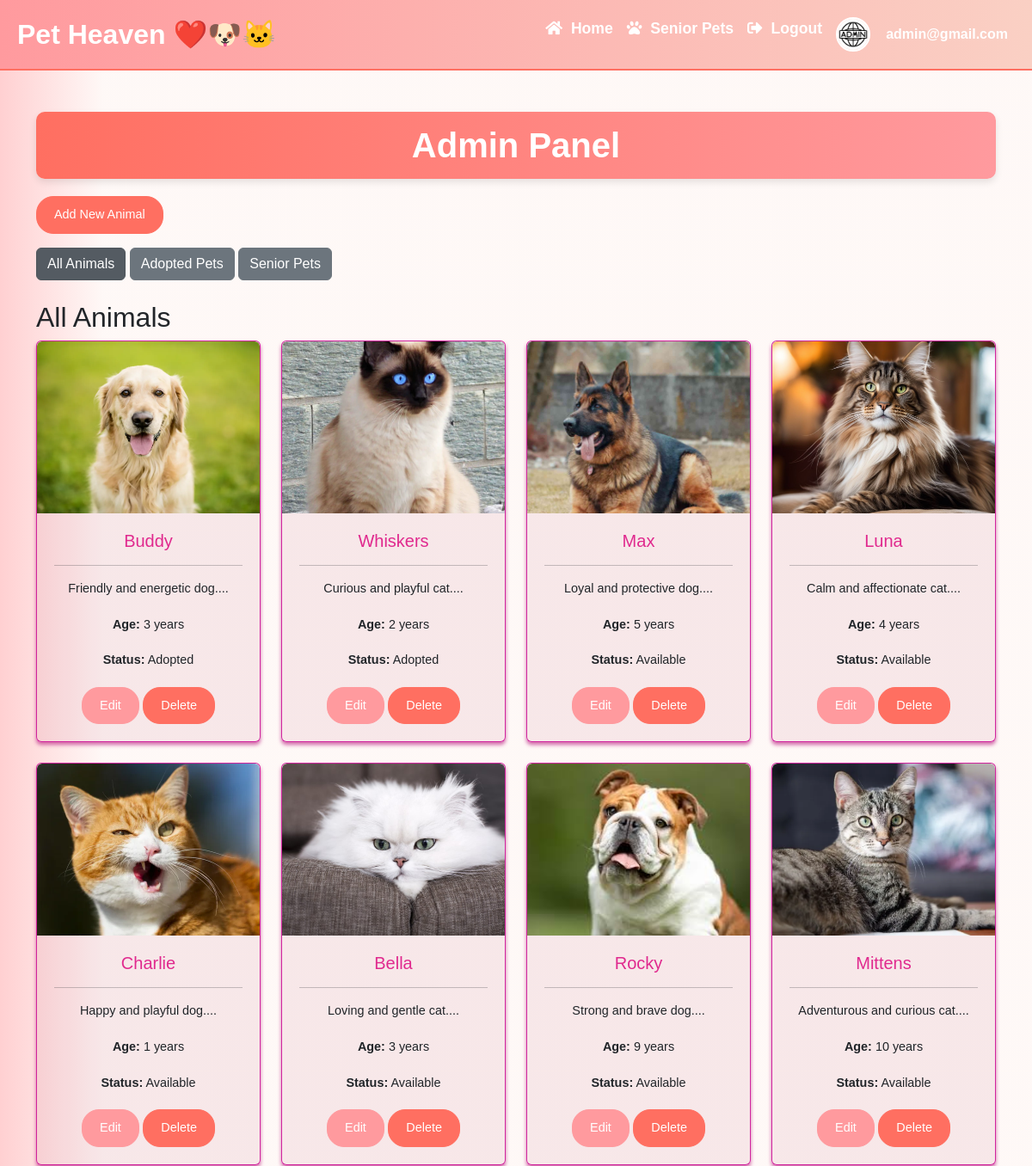
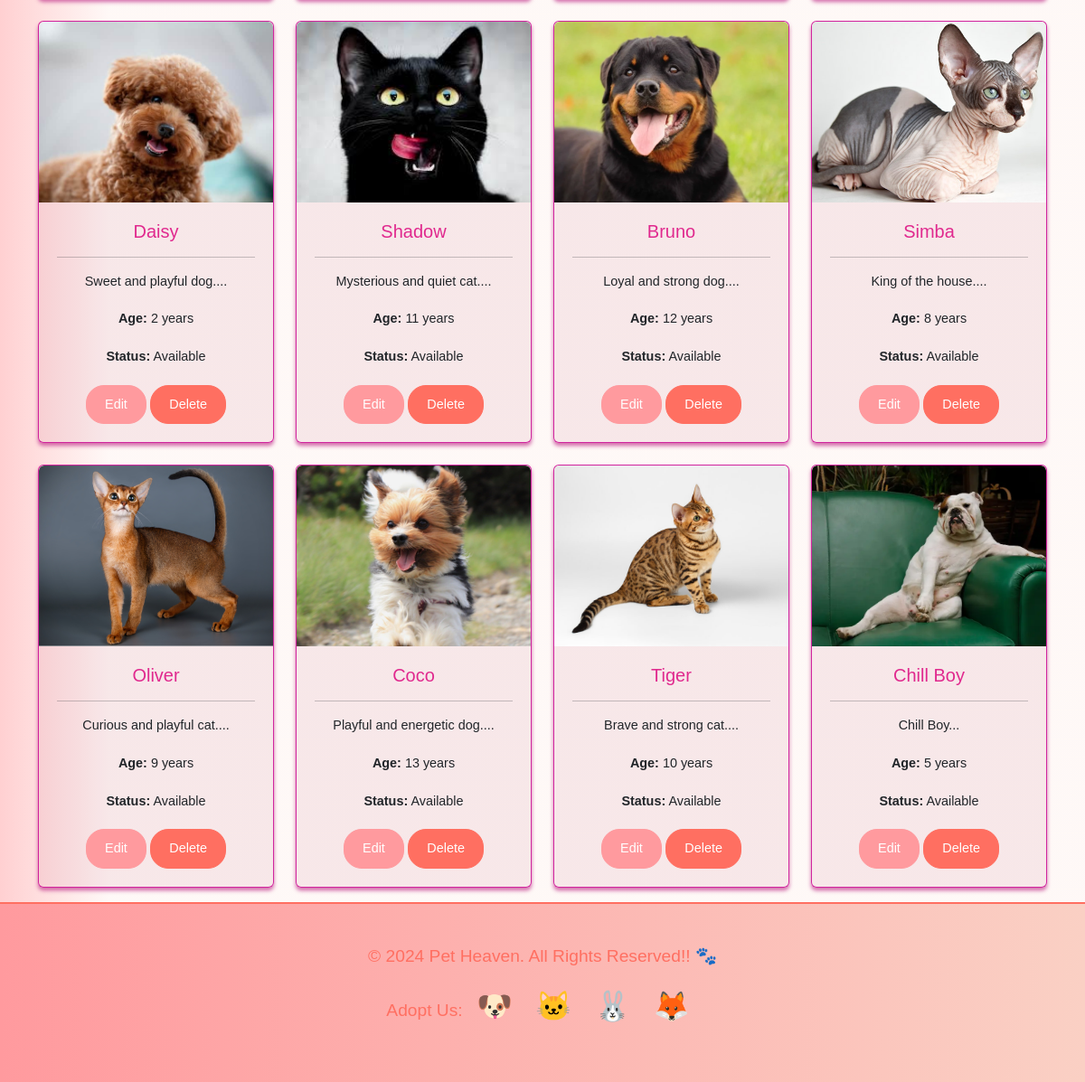
/admin.php (signed in), run on the app's committed database (2 pictures, top to bottom).
### tables this page shows
CREATE TABLE `animal` (
  `id` int(11) NOT NULL,
  `name` varchar(255) NOT NULL,
  `photo` varchar(255) DEFAULT NULL,
  `location` varchar(255) DEFAULT NULL,
  `description` text DEFAULT NULL,
  `size` enum('small','medium','large') NOT NULL,
  `age` int(11) NOT NULL,
  `vaccinated` tinyint(1) DEFAULT NULL,
  `breed` varchar(255) DEFAULT NULL,
  `status` enum('Adopted','Available') DEFAULT 'Available'
);

### admin.php (the view, shortened to what this page needs)
<?php
include 'connection.php';
include 'inc/navbar.php';
$sql = "SELECT * FROM animal";
$animalsResult = $conn->query($sql);
$animalCards = '';
while ($row = $animalsResult->fetch_assoc()) {
    $animalCards .= '
        <div class="col">
            <div class="card animal-card">
                <img src="uploads/' . htmlspecialchars($row['photo']) . '" class="card-img-top" alt="' . htmlspecialchars($row['name']) . '">
                <div class="card-body">
                    <h5 class="card-title">' . htmlspecialchars($row['name']) . '</h5>
                    <hr class="de-divider">
                    <p class="card-text">' . htmlspecialchars(substr($row['description'], 0, 100) . '...') . '</p>
                    <p class="card-text"><strong>Age:</strong> ' . htmlspecialchars($row['age']) . ' years</p>
                    <p class="card-text"><strong>Status:</strong> ' . htmlspecialchars($row['status']) . '</p>
                    <a href="edit_animal.php?id=' . htmlspecialchars($row['id']) . '" class="btn btn-warning-custom btn-custom">Edit</a>
                    <form method="post" action="admin.php" style="display:inline-block;">
                        <input type="hidden" name="id" value="' . htmlspecialchars($row['id']) . '">
                        <button type="submit" name="delete" class="btn btn-danger-custom btn-custom" onclick="return confirm(\'Are you sure you want to delete this animal?\');">Delete</button>
                    </form>
                </div>
            </div>
        </div>';
}
?>
<!DOCTYPE html>
<html lang="en">
<head>
    <link href="https://cdn.jsdelivr.net/npm/bootstrap@5.3.3/dist/css/bootstrap.min.css" rel="stylesheet">
    <link rel="stylesheet" href="css/style.css">
</head>
<body>
<div class="container mt-5">
    <h1 class="admin-panel-heading">Admin Panel</h1>
    <a href="create_animal.php" class="btn btn-primary-custom mb-3 btn-custom">Add New Animal</a>
    <div class="mb-4">
        <a href="admin.php" class="btn btn-secondary<?= !isset($_GET['view']) || $_GET['view'] == 'all' ? ' active' : ''; ?>">All Animals</a>
        <a href="admin.php?view=adopted" class="btn btn-secondary<?= isset($_GET['view']) && $_GET['view'] == 'adopted' ? ' active' : ''; ?>">Adopted Pets</a>
        <a href="admin.php?view=senior" class="btn btn-secondary<?= isset($_GET['view']) && $_GET['view'] == 'senior' ? ' active' : ''; ?>">Senior Pets</a>
    </div>
    <?php if (!isset($_GET['view']) || $_GET['view'] == 'all') { ?>
        <h2>All Animals</h2>
        <div class="row row-cols-lg-4 row-cols-md-3 row-cols-sm-2 row-cols-1 g-4">
            <?= $animalCards; ?>
        </div>
    <?php } ?>
</div>
<?php include 'inc/footer.php'; ?>
</body>
</html>

### css/style.css (style rules this page uses)
body { background: linear-gradient(90deg, #ff9a9d77 0%, #fad0c424 10%); font-family: "Arial", sans-serif; color: #212529; margin: 0; padding: 0; box-sizing: border-box; }
.animal-card { position: relative; overflow: hidden; border: 1px solid #cc0f96e6; border-radius: 0.375rem; box-shadow: 0 0.2rem 0.25rem rgba(194, 54, 140, 0.721); transition: transform 0.2s, box-shadow 0.2s; background-color: hwb(341 28% 30% / 0.091); }
.animal-card img { width: 100%; height: 200px; object-fit: cover; border-top-left-radius: 0.375rem; border-top-right-radius: 0.375rem; }
.card-body { text-align: center; padding: 20px; }
.card-title { font-size: 1.25rem; margin-bottom: 10px; color: #e0298e; }
.card-text { font-size: 0.9rem; margin-bottom: 20px; }
.btn-custom { border-radius: 20px; padding: 10px 20px; font-size: 0.9rem; color: #fff; text-align: center; }
.btn-primary-custom { background-color: #ff6f61; border-color: #ff6f61; }
.btn-warning-custom { background-color: #ff9a9e; border-color: #ff9a9e; }
.btn-danger-custom { background-color: #ff6f61; border-color: #ff6f61; }
.admin-panel-heading { font-size: 2.5rem; font-weight: bold; color: #ffffff; background: linear-gradient(90deg, #ff6f61, #ff9a9e); padding: 15px 30px; border-radius: 10px; box-shadow: 0 4px 8px rgba(0, 0, 0, 0.1); text-align: center; margin-bottom: 20px; }

### data on the page
animal: photo (picture), name "Buddy", description "Friendly and energetic dog....", age "3", status "Adopted"
animal: photo (picture), name "Whiskers", description "Curious and playful cat....", age "2", status "Adopted"
animal: photo (picture), name "Max", description "Loyal and protective dog....", age "5", status "Available"
animal: photo (picture), name "Luna", description "Calm and affectionate cat....", age "4", status "Available"
animal: photo (picture), name "Charlie", description "Happy and playful dog....", age "1", status "Available"
animal: photo (picture), name "Bella", description "Loving and gentle cat....", age "3", status "Available"
animal: photo (picture), name "Rocky", description "Strong and brave dog....", age "9", status "Available"
animal: photo (picture), name "Mittens", description "Adventurous and curious cat....", age "10", status "Available"
animal: photo (picture), name "Daisy", description "Sweet and playful dog....", age "2", status "Available"
animal: photo (picture), name "Shadow", description "Mysterious and quiet cat....", age "11", status "Available"
animal: photo (picture), name "Bruno", description "Loyal and strong dog....", age "12", status "Available"
animal: photo (picture), name "Simba", description "King of the house....", age "8", status "Available"
animal: photo (picture), name "Oliver", description "Curious and playful cat....", age "9", status "Available"
animal: photo (picture), name "Coco", description "Playful and energetic dog....", age "13", status "Available"
animal: photo (picture), name "Tiger", description "Brave and strong cat....", age "10", status "Available"
animal: photo (picture), name "Chill Boy", description "Chill Boy...", age "5", status "Available"

### other printed values
$_SESSION['user_email'] "admin@gmail.com"
